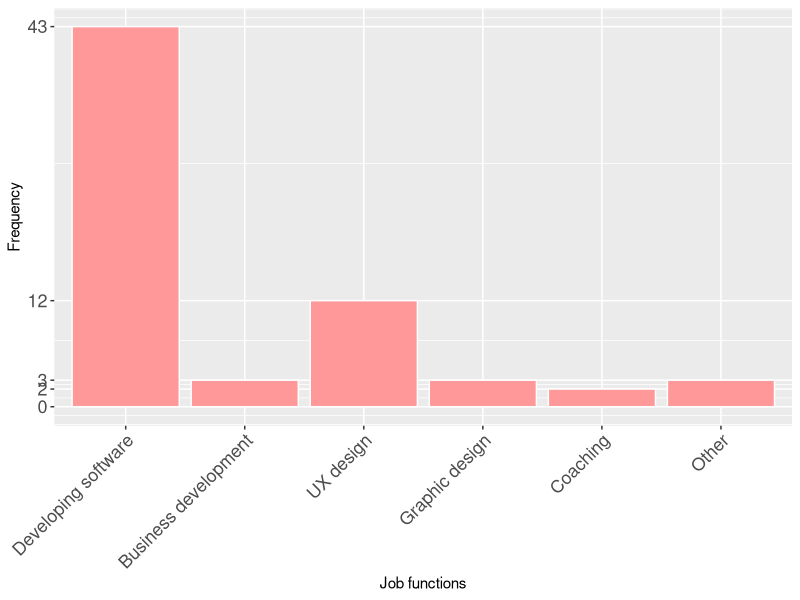
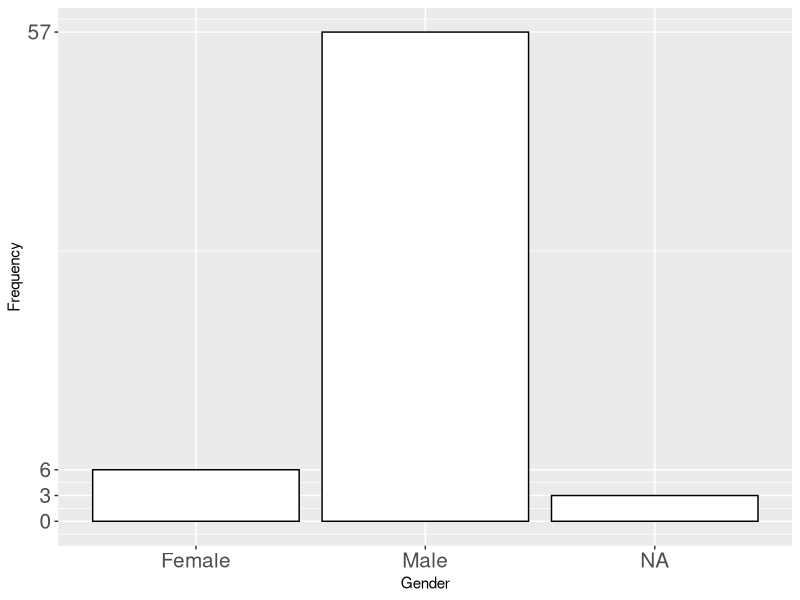
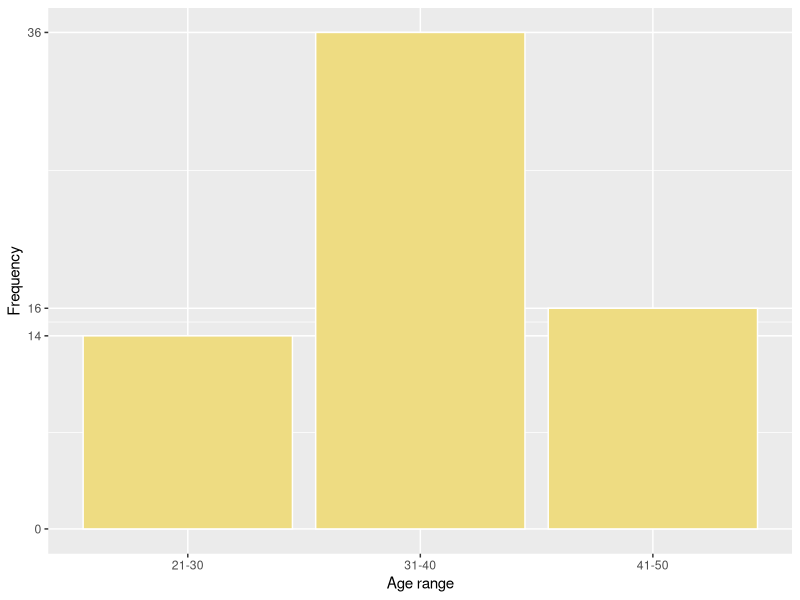
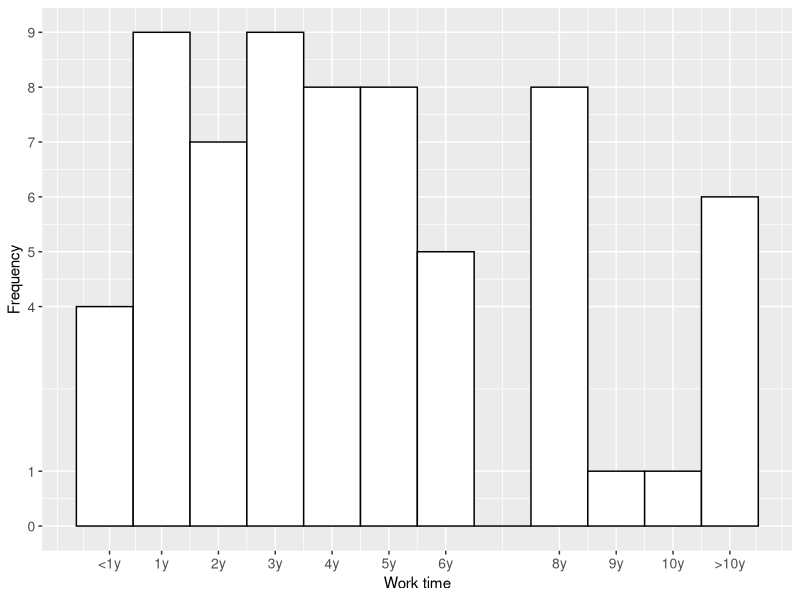
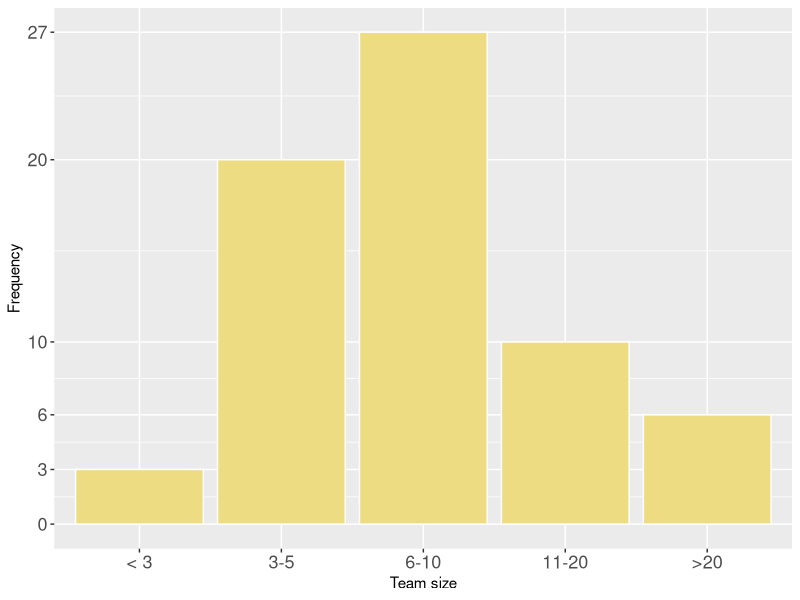
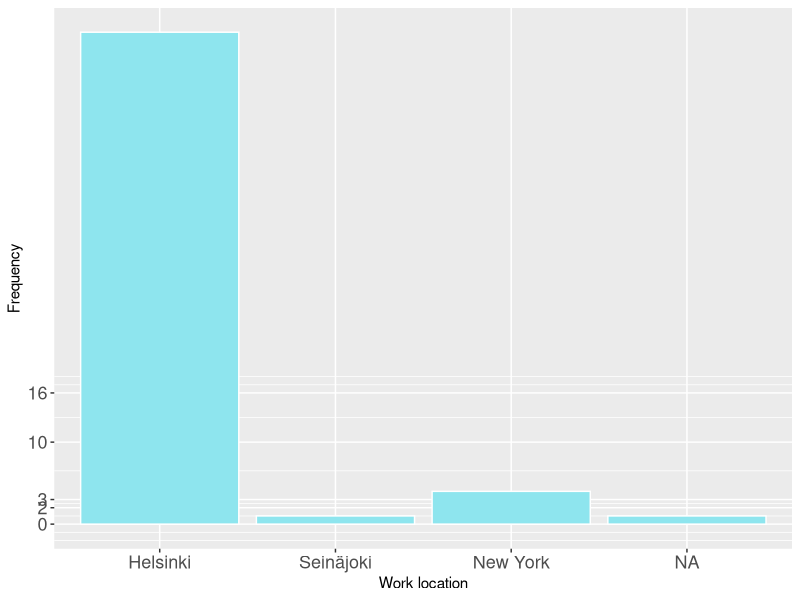
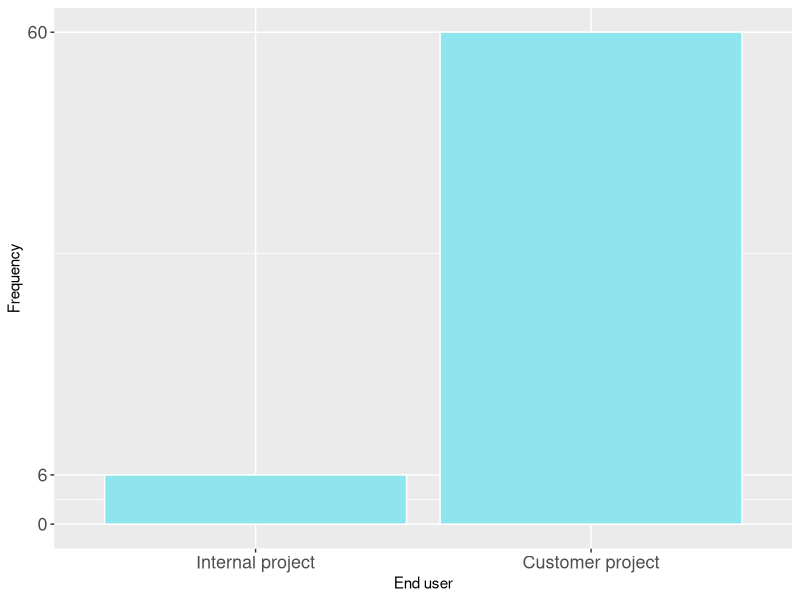

Write R code to recreate these figures, in order. (Note: this script raises an error after producing the figures.)
######################################################################
# Analysis script for User Involvement Survey - Reaktor

######################################################################

######################################################################
# Imports and constants
######################################################################

library(foreign)
library(ggplot2)
library(data.table)
library(gmodels)
library(Hmisc)
library(corrplot)
library(reshape2)
library(scales)
library(readr)


POPULATION.SIZE = 397
CURRENTYEAR <- 1900 + as.POSIXlt(Sys.Date())$year

######################################################################
# Read raw data files
######################################################################

data <- read.csv("raportti_reaktor.csv", encoding = "UTF-8")
data <- data.frame(data)

######################################################################
# Preprocess
######################################################################

###### Demographics #######
data$jobfunction <- factor(data$X1.1.Which.of.the.following.most.closely.matches.your.primary.job.function..,
                           levels = c(0:6),
                           labels = c("Developing software", "Product management", "Business development", "UX design", "Graphic design", "Coaching", "Other"))
# some fixing required.. new category: data science; and mixed roles e.g., ux + data science
#data$jobfunction[11] <- "Management, other" #fixing: adding "account manager" to management, others 
data$jobfunction.other <- data$If.other..please.specify
#data$jobfunction.other[11] <- ""

# Worktime
data$worktime <- data$X1.2.How.long.have.you.been.working.in.your.current.company.role.
#fixings: 9999 to: 132 for a better histogram 
data$worktime[c(9, 12, 24, 30, 40, 64)] <- 132 

#[15:58, 1/26/2017] Fabian Fagerholm: and the scale will draw better                        
#[15:59, 1/26/2017] Fabian Fagerholm: but we have to remember that when reporting

data$gender <- factor(data$X1.3.Which.of.the.following.best.describes.you..,
                      levels = c("F", "M", "NA"),
                      labels = c("Female", "Male", "Other / prefer not to say"))

# Age range
data$age_range <- factor(data$X1.4.What.is.your.age.range..,
                         levels = c(0:4),
                         labels = c("20 or less", "21-30", "31-40", "41-50", "50 or more"))

#Team size
data$teamsize <- factor(data$X1.5.How.many.people.do.you.work.with.on.a.regular.basis.in.the.company..,
                        levels = c(0:4),
                        labels = c("< 3", "3-5", "6-10", "11-20", ">20"))
# Work location
data$location <- factor(data$X1.6.Where.is.your.primary.office.located..,
                        levels = c(0:4),
                        labels = c("Helsinki", "Seinäjoki", "New York", "Tokyo", "Amsterdam"))
#### CHAR PROBLEM!


# End user
data$end_user <- factor(data$X1.7.Which.one.do.you.consider.to.be.the.current.primary.project.you.work.in..,
                        levels = c(0:1),
                        labels = c("Internal project", "Customer project"))

data$end_user_open <- data$If.customer.project..please.provide.the.name.of.the.customer.s....The.answers.are.confidential..

# 2.1 In which development activities are users involved in your company? (click all that apply)
data$useractivities.forming.ideas <- data$Forming.product.or.service.ideas
data$useractivities.gathering.requirements <- data$Gathering.requirements
data$useractivities.ui.design <- data$UI.design
data$useractivities.tech.design <- data$Technical.design
data$useractivities.implementation <- data$Implementation
data$useractivities.testing <- data$Testing
data$useractivities.after.release <- data$The.activities.after.release
data$useractivities.other <- data$Other
data$useractivities.other.open <- data$If.other..please.specify
useractivities.options <- c("Forming ideas", "Gathering requirements", "UI design", "Technical design", "Implementation", "Testing", "The activities after release", "Other")

#Other activities
data$useractivities.other <- data$If.other..please.specify.1

# 2.2. How much do you agree with the following statements? (User involvement statements)
data$userinv.S1 <- data$X2.2..How.much.do.you.agree.with.the.following.statements...I.know.who.uses.the.software.I.contribute.to.in.my.work
data$userinv.S2 <- data$X2.2..How.much.do.you.agree.with.the.following.statements...I.need.to.ask.for.permission.to.contact.users
data$userinv.S3 <- data$X2.2..How.much.do.you.agree.with.the.following.statements...I.frequently.have.direct.contact.with.users
data$userinv.S4 <- data$X2.2..How.much.do.you.agree.with.the.following.statements...I.have.sufficient.information.about.users.U.2019..needs
data$userinv.S5 <- data$X2.2..How.much.do.you.agree.with.the.following.statements...I.have.information.about.users.that.is.relevant.for.my.work
data$userinv.S6 <- data$X2.2..How.much.do.you.agree.with.the.following.statements...The.information.I.have.about.users.is.up.to.date
data$userinv.S7 <- data$X2.2..How.much.do.you.agree.with.the.following.statements...I.would.like.to.get.more.feedback.from.users

userinv.statements <- c(
  "I know who uses the software I contribute to in my work",
  "I need to ask for permission to contact users",
  "I frequently have direct contact with users",
  "I have sufficient information about users' needs",
  "I have information about users that is relevant for my work",
  "The information I have about users is up to date",
  "I would like to get more feedback from users"
)
userinv.options <- c("Completely disagree", "Disagree", "Neither disagree or agree", "Agree", "Completely agree", "I don't know")

# 2.3 In your experience, how easy is it for the following to get information from users?
data$userinf.dev <- data$X2.3.In.your.experience..how.easy.is.it.for.the.following.roles.to.get.information.from.users..Please.consider.the.roles.in.your.company.context...Developers
data$userinf.mng <- data$X2.3.In.your.experience..how.easy.is.it.for.the.following.roles.to.get.information.from.users..Please.consider.the.roles.in.your.company.context...Managers
data$userinf.bis.dev <- data$X2.3.In.your.experience..how.easy.is.it.for.the.following.roles.to.get.information.from.users..Please.consider.the.roles.in.your.company.context...Business.developers
data$userinf.ux.designer <- data$X2.3.In.your.experience..how.easy.is.it.for.the.following.roles.to.get.information.from.users..Please.consider.the.roles.in.your.company.context...UX.designers
data$userinf.graph.designer <- data$X2.3.In.your.experience..how.easy.is.it.for.the.following.roles.to.get.information.from.users..Please.consider.the.roles.in.your.company.context...Graphic.designers
data$userinf.coach <- data$X2.3.In.your.experience..how.easy.is.it.for.the.following.roles.to.get.information.from.users..Please.consider.the.roles.in.your.company.context...Coaches
data$userinf.slf <- data$X2.3.In.your.experience..how.easy.is.it.for.the.following.roles.to.get.information.from.users..Please.consider.the.roles.in.your.company.context...Myself
userinf.statements <- c("Developers", "Managers", "Business developers", "UX designers", "Graphical designers", "Coaches", "Myself")
userinf.options <- c("Very difficult", "Difficult", "Neither easy nor difficult", "Easy", "Very easy", "I don't know")

# 2.4 How often do you use the following ways to get information about users?
data$infofreq.O1 <- data$X2.4.How.often.do.you.use.the.following.ways.to.get.information.about.users...I.remotely.observe.users.when.they.are.using.the.software..e.g...screen.sharing.
data$infofreq.O2 <- data$X2.4.How.often.do.you.use.the.following.ways.to.get.information.about.users...I.am.physically.present.with.users.when.they.are.using.the.software..e.g...talk.aloud.study.
data$infofreq.O3 <- data$X2.4.How.often.do.you.use.the.following.ways.to.get.information.about.users...I.interact.with.the.users.before.they.use.the.software
data$infofreq.O4 <- data$X2.4.How.often.do.you.use.the.following.ways.to.get.information.about.users...I.interact.with.users.in.person.after.they.used.the.software..e.g...post.use.interview.
data$infofreq.O5 <- data$X2.4.How.often.do.you.use.the.following.ways.to.get.information.about.users...Through.recorded.usage.data..e.g...log.data.
data$infofreq.O6 <- data$X2.4.How.often.do.you.use.the.following.ways.to.get.information.about.users...Through.online.discussion.channels..e.g..forums.

infofreq.statements <- c(
  "I remotely observe users when they are using the software (e.g., screen sharing)",
  "I am physically present with users when they are using the software (e.g., talk-aloud study)",
  "I interact with the users before they use the software",
  "I interact with users in person after they used the software (e.g., post-use interview)",
  "Through recorded usage data (e.g., log data)",
  "Through online discussion channels")
infofreq.options <- c("Never", "Rarely", "Sometimes", "Often", "Always")

# 2.5 Try to remember a situation where you knew that involving users in development would be useful, but you could not involve them. Please describe the situation and what challenges you faced.
data$userinf.open <- data$X2.5.Try.to.remember.a.situation.where.you.knew.that.involving.users.in.development.would.be.useful..but.you.could.not.involve.them..Please.describe.the.situation.and.what.challenges.you.faced.

# 3.1 Does your company conduct experiments involving the users?
data$condexp <- factor(data$X3.1.Does.your.company.conduct.experiments.involving.the.users.,
                       levels = c(1:4, "NA"),
                       labels = c("Never", "Rarely", "Occasionally", "Yes, actively", "I don't know"))

# 3.2 Please describe a typical experiment you have seen or been involved in in your company, including the roles. (Skip this if you have not seen or been involved in any experiments.)
data$exp.open <- data$X3.2.Please.describe.a.typical.experiment.you.have.seen.or.been.involved.in.in.your.company..including.the.roles...Skip.this.if.you.have.not.seen.or.been.involved.in.any.experiments..

# 3.3 Below are three pairs of statements about collecting data for understanding user needs. How much do you agree with each statement?
data$understanding.S1 <- data$To.understand.users..needs.better.......data.should.always.be.collected.because.it.might.be.needed.later
data$understanding.S2 <- data$To.understand.users..needs.better.......data.should.only.be.collected.when.there.is.a.known.need.or.assumption
data$understanding.S3 <- data$To.understand.users..needs.better.......rich..detailed.data.about.what.users.do.is.useful
data$understanding.S4 <- data$To.understand.users..needs.better.......focused.data.on.a.specific.user.action.or.behaviour.is.useful
data$understanding.S5 <- data$To.understand.users..needs.better.......users.themselves.must.be.actively.involved.in.shaping.the.software
data$understanding.S6 <- data$To.understand.users..needs.better.......we.need.to.measure.user.behaviour.to.decide.what.the.software.should.be.like
understanding.statements <- c(
  "..data should always be collected because it might be needed later",
  "..data should only be collected when there is a known need or assumption",
  "..rich, detailed data about what users do is useful",
  "..focused data on a specific user action or behaviour is useful",
  "..users themselves must be actively involved in shaping the software",
  "..we need to measure user behaviour to decide what the software should be like"
)
understanding.options <- c("Completely disagree", "Disagree", "Neither disagree or agree", "Agree", "Completely agree", "I don't know")

# 4.1 How much do you agree with the following statements regarding notifying users about experiments? Please answer according to your personal beliefs.
data$usernotif.S1 <- data$X4.1.How.much.do.you.agree.with.the.following.statements.regarding.notifying.users.about.experiments..Please.answer.according.to.your.personal.beliefs...Users.do.not.need.to.know.they.are.involved
data$usernotif.S2 <- data$X4.1.How.much.do.you.agree.with.the.following.statements.regarding.notifying.users.about.experiments..Please.answer.according.to.your.personal.beliefs...If.we.collect.personal.information..users.need.to.be.notified
data$usernotif.S3 <- data$X4.1.How.much.do.you.agree.with.the.following.statements.regarding.notifying.users.about.experiments..Please.answer.according.to.your.personal.beliefs...If.no.laws.are.being.broken..users.do.not.need.to.be.notified
data$usernotif.S4 <- data$X4.1.How.much.do.you.agree.with.the.following.statements.regarding.notifying.users.about.experiments..Please.answer.according.to.your.personal.beliefs...Users.can.be.involved.in.an.experiment.without.their.knowledge.if.we.let.them.know.afterwards
data$usernotif.S5 <- data$X4.1.How.much.do.you.agree.with.the.following.statements.regarding.notifying.users.about.experiments..Please.answer.according.to.your.personal.beliefs...Users.should.always.be.notified.when.they.are.being.involved.in.an.experiment
data$usernotif.S6 <- data$X4.1.How.much.do.you.agree.with.the.following.statements.regarding.notifying.users.about.experiments..Please.answer.according.to.your.personal.beliefs...It.is.ok.not.to.disclose.all.the.experiment.details.to.users.involved
data$usernotif.S7 <- data$X4.1.How.much.do.you.agree.with.the.following.statements.regarding.notifying.users.about.experiments..Please.answer.according.to.your.personal.beliefs...It.is.ok.to.trick.the.user.if.the.validity.of.experiment.results.depend.on.it
usernotif.statements <- c(
  "Users do not need to know they are involved",
  "If we collect personal information, users need to be notified",
  "If no laws are being broken, users do not need to be notified",
  "Users can be involved in an experiment without their knowledge if we let them know afterwards",
  "Users should always be notified when they are being involved in an experiment",
  "It is ok not to disclose all the experiment details to users involved",
  "It is ok to trick the user if the validty of experiment results depend on it")
usernotif.options <- c("Completely disagree", "Disagree", "Neither disagree or agree", "Agree", "Completely agree", "I don't know")

# 4.2 How much do you agree with the following statements about involving users in experiments? Please answer according to your personal beliefs.
data$expinv.S1 <- data$X4.2.How.much.do.you.agree.with.the.following.statements.about.involving.users.in.experiments..Please.answer.according.to.your.personal.beliefs...I.cannot.trust.that.the.results.will.be.correct
data$expinv.S2 <- data$X4.2.How.much.do.you.agree.with.the.following.statements.about.involving.users.in.experiments..Please.answer.according.to.your.personal.beliefs...Involving.users.in.experiments.is.time.consuming
data$expinv.S3 <- data$X4.2.How.much.do.you.agree.with.the.following.statements.about.involving.users.in.experiments..Please.answer.according.to.your.personal.beliefs...My.customer.does.not.have.the.needed.technical.infrastructure
data$expinv.S4 <- data$X4.2.How.much.do.you.agree.with.the.following.statements.about.involving.users.in.experiments..Please.answer.according.to.your.personal.beliefs...Users.would.not.like.to.be.part.of.software.experiments
data$expinv.S5 <- data$X4.2.How.much.do.you.agree.with.the.following.statements.about.involving.users.in.experiments..Please.answer.according.to.your.personal.beliefs...Users.have.to.be.convinced.of.the.benefit.before.taking.part
data$expinv.S6 <- data$X4.2.How.much.do.you.agree.with.the.following.statements.about.involving.users.in.experiments..Please.answer.according.to.your.personal.beliefs...Experiments.give.users.false.expectations
data$expinv.S7 <- data$X4.2.How.much.do.you.agree.with.the.following.statements.about.involving.users.in.experiments..Please.answer.according.to.your.personal.beliefs...Experiments.reveal.secrets.about.my.customer.s.product.strategy
expinv.statements <- c(
  "I cannot trust that the experiment results will be correct",
  "Involving users in experiments is time-consuming",
  "My customer does not have the needed technical infrastructure",
  "Users would not like to be part of software experiments",
  "Users have to be convinced of the benefit before taking part",
  "Experiments give users false expectations",
  "Experiments reveal secrets about my customer's strategy")
expinv.options <- c("Completely disagree", "Disagree", "Neither disagree or agree", "Agree", "Completely agree", "I don't know")


attach(data)

######################################################################
# Descriptive statistics
######################################################################

## Data set summary
print(paste("Number of responses after cleaning:", nrow(data)))
print(paste("Response rate:", (nrow(data) / POPULATION.SIZE) * 100, "%"))

## Demographics

# Job function
print("Primary job function")
summary(jobfunction)
ggplot(data, aes(x=jobfunction)) +
  geom_bar(fill="#FF9999", colour="white") +
  labs(x="Job functions", y="Frequency") + theme(axis.text=element_text(size=13), axis.text.x = element_text(angle = 45, vjust = 1, hjust=1)) + scale_y_continuous(breaks=c(0, 2, 3, 12, 43), labels = c("0", "2", "3", "12", "43"))

data$jobfunction.other

# Gender
print("Gender")
summary(gender)
ggplot(data, aes(x=gender)) +
  geom_bar(fill="white", colour="black") +
  labs(x="Gender", y="Frequency") + theme(axis.text=element_text(size=15)) + scale_y_continuous(breaks=c(0, 3, 6, 57), labels = c("0", "3", "6", "57"))

# Age range
print("Age range")
summary(age_range)
ggplot(data, aes(x=age_range)) +
  geom_bar(fill="lightgoldenrod2", colour="white") +
  labs(x="Age range", y="Frequency") + scale_y_continuous(breaks=c(0, 14, 16, 36), labels = c("0", "14", "16", "36"))

# Work time
print("How long have you been working in your current role")
summary(worktime)
ggplot(data, aes(x=worktime)) +
  geom_histogram(binwidth=12, colour="black", fill="white") +
  labs(x="Work time", y="Frequency")  + theme(axis.text=element_text(size=10))+ scale_x_continuous(breaks=c(1, 12, 24, 36, 48, 60, 72, 96, 108, 120, 132), labels=c("<1y", "1y", "2y","3y", "4y", "5y","6y", "8y", "9y", "10y", ">10y")) + scale_y_continuous(breaks=c(0,1,4,5,6,7,8,9), labels = c("0", "1", "4", "5", "6","7", "8", "9"))

# Team size
print("Team size")
summary(teamsize)
ggplot(data, aes(x=teamsize)) +
  geom_bar(fill="lightgoldenrod2", colour="white") +
  labs(x="Team size", y="Frequency") + theme(axis.text=element_text(size=13)) + scale_y_continuous(breaks=c(0,3,6,10,20,27), labels = c("0", "3", "6", "10", "20","27"))

# Work location
print("Work location")
summary(location)
ggplot(data, aes(x=location)) +
  geom_bar(fill="cadetblue2", colour="white") +
  labs(x="Work location", y="Frequency") + theme(axis.text=element_text(size=13)) + scale_y_continuous(breaks=c(0,2,3,10,16), labels = c("0","2", "3", "10", "16"))

# End user
print("End user")
summary(end_user)
ggplot(data, aes(x=end_user)) +
  geom_bar(fill="cadetblue2", colour="white") +
  labs(x="End user", y="Frequency") + theme(axis.text=element_text(size=13)) + scale_y_continuous(breaks=c(0,6,60), labels = c("0", "6", "60"))

summary(end_user_open)
##BE BACK HERE! Na'a could be the problem

# 2.1 In which development activities are users involved in your company? (click all that apply)
useractivities.forming.ideas <- sum(data$useractivities.forming.ideas, na.rm=TRUE)
useractivities.gathering.requirements <- sum(data$useractivities.gathering.requirements, na.rm=TRUE)
useractivities.ui.design <- sum(data$useractivities.ui.design, na.rm=TRUE)
useractivities.tech.design <- sum(data$useractivities.tech.design, na.rm=TRUE)
useractivities.implementation <- sum(data$useractivities.implementation, na.rm=TRUE)
useractivities.testing <- sum(data$useractivities.testing, na.rm=TRUE)
useractivities.after.release <- sum(data$useractivities.after.release, na.rm=TRUE)
useractivities.other <- sum(data$useractivities.other, na.rm=TRUE)
useractivities <- data.frame(Activity=useractivities.options,
                             Frequency=c(
                               useractivities.forming.ideas,
                               useractivities.gathering.requirements,
                               useractivities.ui.design,
                               useractivities.tech.design,
                               useractivities.implementation,
                               useractivities.testing,
                               useractivities.after.release,
                               useractivities.other))

print("Frequencies of development activities that users are involved in")
summary(useractivities)
ggplot(data=useractivities, aes(x=Activity, y=Frequency)) +
  geom_bar(stat="identity", fill="plum4", colour="black") + theme(axis.text=element_text(size=14), axis.text.x = element_text(angle = 45, vjust = 1, hjust=1))+ scale_x_discrete(limits=c("Forming ideas","Gathering requirements","UI design", "Technical design", "Implementation", "Testing", "The activities after release", "Other")) + scale_y_continuous(breaks=c(0,5,24,27,46,48,50,53), labels = c("0", "5", "24", "27", "46", "48", "50", "53"))


# 2.2 How much do you agree with the following statements?
userinv <- data.frame(Statement=factor(rep(userinv.statements, each=length(userinv.S1))),
                      Rating=c(
                        userinv.S1,
                        userinv.S2,
                        userinv.S3,
                        userinv.S4,
                        userinv.S5,
                        userinv.S6,
                        userinv.S7))
ggplot(data=userinv, aes(x=Statement, y=Rating, fill=Statement)) +
  geom_boxplot() + guides(fill=FALSE) + coord_flip() + theme(axis.text=element_text(size=16))
# + scale_y_discrete(name="Rating", limits=c("1","2", "3","4","5"))

# 2.3 In your experience, how easy is it for the following to get information from users?
userinf <- data.frame(Statement=factor(rep(userinf.statements, each=length(userinf.pro.mng))),
                      Rating=c(
                        userinf.dev,
                        userinf.mng,
                        userinf.bis.dev,
                        userinf.ux.designer,
                        userinf.graph.designer,
                        userinf.coach,
                        userinf.slf))
ggplot(data=userinf, aes(x=Statement, y=Rating, fill=Statement)) +
  geom_boxplot() + guides(fill=FALSE) + coord_flip() + scale_x_discrete(limits=c("Myself", "Trainers", "Customer support", "Consultants", "Product and service advocates", "Software architects", "Vaadin Pro Tools developers", "Vaadin Framework developers", "UX designers", "Managers, other", "Product managers")) + theme(axis.text=element_text(size=16))

# 2.4 How often do you use the following ways to get information about users?
infofreq <- data.frame(Statement=factor(rep(infofreq.statements, each=length(infofreq.O1))),
                       Rating=c(
                         infofreq.O1,
                         infofreq.O2,
                         infofreq.O3,
                         infofreq.O4,
                         infofreq.O5,
                         infofreq.O6))
ggplot(data=infofreq, aes(x=Statement, y=Rating, fill=Statement)) +
  geom_boxplot() + guides(fill=FALSE) + coord_flip() + theme(axis.text=element_text(size=11))

#2.5 Try to remember a situation
data$userinf.open

# 3.1 Does your company conduct experiments involving the users?
ggplot(data, aes(x=condexp)) +
  geom_bar(fill="burlywood1", colour="white") +
  labs(x="Conducting experiments", y="Frequency") + theme(axis.text=element_text(size=16)) + scale_y_continuous(breaks=c(0,2,6,11), labels = c("0", "2", "6", "11"))

# 3.2 Please describe a typical experiment you have seen or been involved in in your company, including the roles. (Skip this if you have not seen or been involved in any experiments.)
data$exp.open

# 3.3 Below are three pairs of statements about collecting data for understanding user needs. How much do you agree with each statement?
understanding <- data.frame(Statement=factor(rep(understanding.statements, each=length(understanding.S1))),
                            Rating=c(
                              understanding.S1,
                              understanding.S2,
                              understanding.S3,
                              understanding.S4,
                              understanding.S5,
                              understanding.S6))
ggplot(data=understanding, aes(x=Statement, y=Rating, fill=Statement)) +
  geom_boxplot() + guides(fill=FALSE) + coord_flip() + scale_x_discrete(limits=c("..we need to measure user behaviour to decide what the software should be like","..users themselves must be actively involved in shaping the software", "..focused data on a specific user action or behaviour is useful", "..rich, detailed data about what users do is useful", "..data should only be collected when there is a known need or assumption", "..data should always be collected because it might be needed later" )) + theme(axis.text=element_text(size=11))

# 4.1 How much do you agree with the following statements regarding notifying users about experiments? Please answer according to your personal beliefs.
undernotif <- data.frame(Statement=factor(rep(usernotif.statements, each=length(usernotif.S1))),
                         Rating=c(
                           usernotif.S1,
                           usernotif.S2,
                           usernotif.S3,
                           usernotif.S4,
                           usernotif.S5,
                           usernotif.S6,
                           usernotif.S7))
ggplot(data=undernotif, aes(x=Statement, y=Rating, fill=Statement)) +
  geom_boxplot() + guides(fill=FALSE) + coord_flip() + theme(axis.text=element_text(size=11)) + ggtitle("Reaktor")

# 4.2 How much do you agree with the following statements about involving users in experiments? Please answer according to your personal beliefs.
expinv <- data.frame(Statement=factor(rep(expinv.statements, each=length(expinv.S1))),
                     Rating=c(
                       expinv.S1,
                       expinv.S2,
                       expinv.S3,
                       expinv.S4,
                       expinv.S5,
                       expinv.S6,
                       expinv.S7))
ggplot(data=expinv, aes(x=Statement, y=Rating, fill=Statement)) +
  geom_boxplot() + guides(fill=FALSE) + coord_flip() + theme(axis.text=element_text(size=11))



####CROSS_ANALYSIS###

jb_names <- c(
  'Developing software' = "Developers",
  'Product management' =  'Product managers',
  'Business development' = "Business developers",
  'UX design' = "UX designers",
  'Graphic design' = "Graphic designers",
  "Coaching" = "Coaches",
  "Other" = "Other"
)

#2.1 - useractivities over end-user types 
### Note: cheking the different activities over end-user types did not indicate any remarkable correlation 
# labeller = as_labeller(jb_names) to be added to face_wrap
cc <- table(data$end_user, data$useractivities.submitting.bugs)
cc<-data.frame(cc)
ccc <- cc[cc$Var2 == "TRUE",] 
ggplot(ccc, aes(x=Var1,y=Freq,fill=Var2))+geom_bar(stat="identity") + labs(x="end user type", y="Frequencies", title="People who marked 'submitting bugs' for user involvement activities") + theme(plot.title = element_text(hjust = 0.5))+guides(fill=FALSE) + theme(plot.title = element_text(lineheight=.6))

cd <- table(data$end_user, data$useractivities.online.discussion)
cd<-data.frame(cd)
ccd <- cd[cd$Var2 == "TRUE",] 
ggplot(ccd, aes(x=Var1,y=Freq,fill=Var2))+geom_bar(stat="identity") + labs(x="end user type", y="Frequencies", title="People who marked 'forming ideas' for user involvement activities") + theme(plot.title = element_text(hjust = 0.5))+guides(fill=FALSE) + theme(plot.title = element_text(lineheight=.6))

#2.1 - useractivities over jobfunctions, nothing conclusive 
cx <- table(data$jobfunction, data$useractivities.online.discussion)
cx<-data.frame(cx)
ccx <- cx[cx$Var2 == "TRUE",] 
ggplot(ccx, aes(x=Var1,y=Freq,fill=Var2))+geom_bar(stat="identity") + labs(x="job function", y="Frequencies", title="People who marked 'forming ideas' for user involvement activities") + theme(plot.title = element_text(hjust = 0.5))+guides(fill=FALSE) + theme(plot.title = element_text(lineheight=.6))

#2.2
ggplot(userinv,aes(x=Statement,y=Rating, fill=Rating))+ geom_boxplot(aes(fill = Statement)) + guides(fill=FALSE) + coord_flip() + scale_size_continuous(range = c(0, 70)) + facet_wrap(~data$jobfunction , labeller = as_labeller(jb_names)) +  labs(x = "", y = "") + theme(axis.text=element_text(size=11))

#2.3
ggplot(userinf,aes(x=Statement,y=Rating, fill=Rating))+ geom_boxplot(aes(fill = Statement)) + guides(fill=FALSE) + coord_flip() + scale_size_continuous(range = c(0, 70)) + facet_wrap(~data$jobfunction , labeller = as_labeller(jb_names)) +  labs(x = "", y = "") + theme(axis.text=element_text(size=11))

#2.4
ggplot(infofreq,aes(x=Statement,y=Rating, fill=Rating))+ geom_boxplot(aes(fill = Statement)) + guides(fill=FALSE) + coord_flip() + scale_size_continuous(range = c(0, 70)) + facet_wrap(~data$jobfunction , labeller = as_labeller(jb_names)) +  labs(x = "", y = "") + theme(axis.text=element_text(size=11))

#3.3
ggplot(understanding, aes(x=Statement,y=Rating, fill=Rating))+ geom_boxplot(aes(fill = Statement)) + guides(fill=FALSE) + coord_flip() + scale_size_continuous(range = c(0, 70)) + facet_wrap(~data$jobfunction , labeller = as_labeller(jb_names)) +  labs(x = "", y = "") + theme(axis.text=element_text(size=11)) + scale_x_discrete(limits=c("..we need to measure user behaviour to decide what the software should be like","..users themselves must be actively involved in shaping the software", "..focused data on a specific user action or behaviour is useful", "..rich, detailed data about what users do is useful", "..data should only be collected when there is a known need or assumption", "..data should always be collected because it might be needed later" )) + ggtitle("Reaktor")

#4.1
ggplot(undernotif, aes(x=Statement,y=Rating, fill=Rating))+ geom_boxplot(aes(fill = Statement)) + guides(fill=FALSE) + coord_flip() + scale_size_continuous(range = c(0, 70)) + facet_wrap(~data$jobfunction , labeller = as_labeller(jb_names)) +  labs(x = "", y = "") + ggtitle("Reaktor")

#4.2
ggplot(expinv, aes(x=Statement,y=Rating))+ geom_boxplot(aes(fill = Statement)) + guides(fill=FALSE) + coord_flip() + scale_size_continuous(range = c(0, 70)) + facet_wrap(~data$jobfunction, labeller = as_labeller(jb_names)) +  labs(x = "", y = "") + theme(axis.text=element_text(size=11)) + ggtitle("Reaktor")
